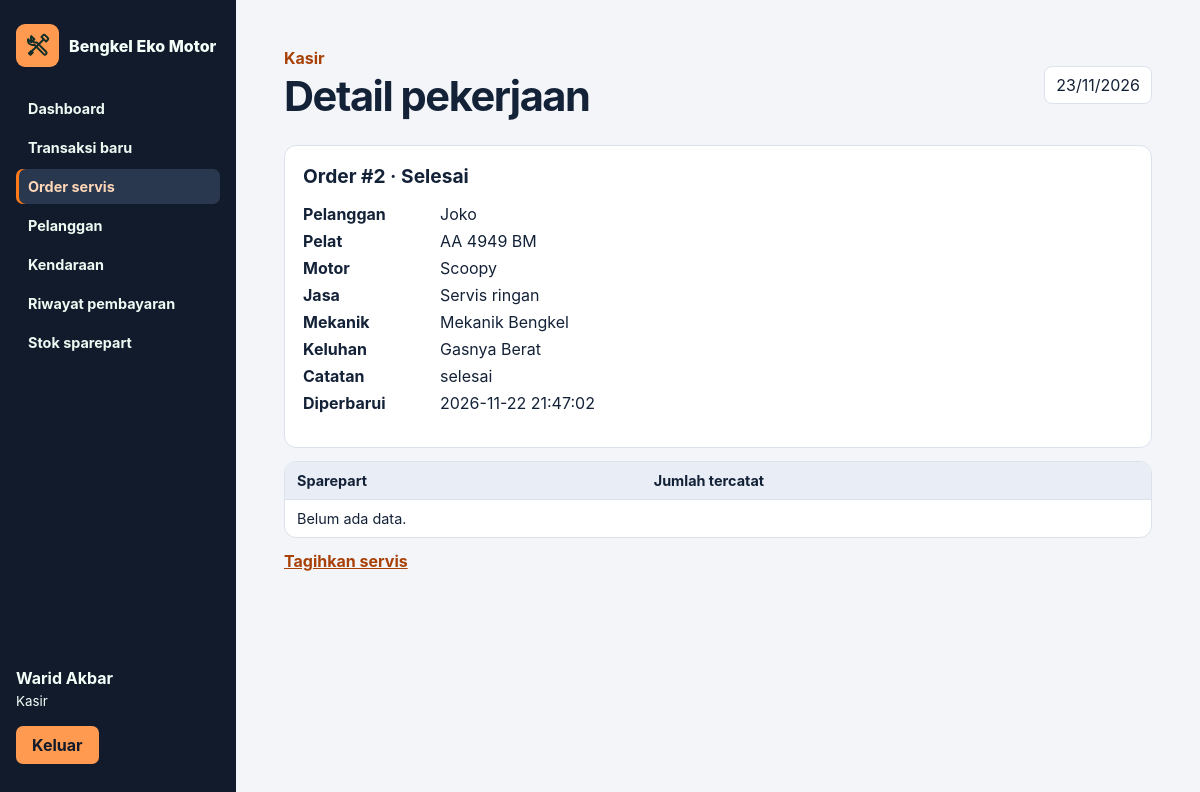
Page /?page=pekerjaan&id=2 (signed in) on the committed database.
### tables this page shows
CREATE TABLE `pengguna` (
  `id_pengguna` int(11) NOT NULL,
  `nama_lengkap` varchar(100) NOT NULL,
  `username` varchar(50) NOT NULL,
  `password_hash` varchar(255) NOT NULL,
  `peran` enum('Pemilik','Kasir','Mekanik') NOT NULL,
  `status_aktif` enum('Aktif','Nonaktif') DEFAULT 'Aktif'
);

CREATE TABLE `servis` (
  `id` int(11) NOT NULL,
  `kendaraan_id` int(11) NOT NULL,
  `mekanik_id` int(11) NOT NULL,
  `jasa_id` int(11) NOT NULL,
  `keluhan` varchar(500) NOT NULL,
  `catatan` varchar(1000) DEFAULT NULL,
  `dibuat` datetime NOT NULL DEFAULT current_timestamp(),
  `diperbarui` datetime NOT NULL DEFAULT current_timestamp() ON UPDATE current_timestamp(),
  `status` enum('Menunggu','Dikerjakan','Selesai') NOT NULL DEFAULT 'Menunggu'
);

CREATE TABLE `pelanggan` (
  `id` int(11) NOT NULL,
  `nama` varchar(100) NOT NULL,
  `telepon` varchar(20) NOT NULL
);

CREATE TABLE `kendaraan` (
  `id` int(11) NOT NULL,
  `pelanggan_id` int(11) NOT NULL,
  `pelat` varchar(20) NOT NULL,
  `model` varchar(100) NOT NULL
);

CREATE TABLE `jasa` (
  `id` int(11) NOT NULL,
  `nama` varchar(100) NOT NULL,
  `tarif` decimal(12,2) NOT NULL CHECK (`tarif` > 0)
);

### routes/web.php (called while the page is built, shortened)
<?php
function route(array|false $user): void
{
    $page = $_GET['page'] ?? 'dashboard';
    $staff = ['Pemilik','Kasir'];
    $owner = ['Pemilik'];
    $all = ['Pemilik','Kasir','Mekanik'];
    $routes = [
        'dashboard'=>['Dashboard',$all,[]],
        'pelanggan'=>['Pelanggan',$staff,['save'=>$staff]],
        'kendaraan'=>['Kendaraan',$staff,['save'=>$staff]],
        'sparepart'=>['Sparepart',$all,['save'=>$owner,'adjust'=>$owner]],
        'jasa'=>['Katalog jasa',$owner,['save'=>$owner]],
        'pemasok'=>['Pemasok',$owner,['save'=>$owner]],
        'pengguna'=>['Pengguna',$owner,['save'=>$owner]],
        'servis'=>['Order servis',$all,['create'=>$staff]],
        'pekerjaan'=>['Detail pekerjaan',$all,['start'=>['Pemilik','Mekanik'],'progress'=>['Pemilik','Mekanik'],'assign'=>$owner]],
        'checkout'=>['Pembayaran baru',$staff,['pay'=>$staff]],
        'penjualan'=>['Riwayat pembayaran',$staff,[]],
        'nota'=>['Nota penjualan',$staff,['cancel'=>$owner]],
        'pembelian'=>['Pembelian dan utang',$owner,['purchase'=>$owner]],
        'detail-beli'=>['Rincian pembelian',$owner,['settle'=>$owner]],
        'laporan'=>['Laporan',$owner,[]],
    ];
    [$title,$roles,$actions] = $routes[$page];
    $id = (int) filter_var($_GET['id'] ?? 0,FILTER_VALIDATE_INT);
    $reference = is_string($_GET['ref'] ?? null) ? $_GET['ref'] : '';
    match ($page) {
        'dashboard'=>showDashboard($user),
        'servis'=>showServices($user),
        'pekerjaan'=>showService(serviceRecord($id,$user),$user),
        'checkout'=>showCheckout(checkoutOrder($user)),
        'penjualan'=>showSales($user),
        'nota'=>showReceipt($reference,$user),
        'pembelian'=>showPurchases(),
        'detail-beli'=>showPurchase($reference),
        'laporan'=>showReports(),
        default=>showMaster($page,$page !== 'sparepart' || $user['peran'] === 'Pemilik'),
    };
    layout($title,$user,$page,(string) ob_get_clean());
}

### public/index.php (called while the page is built, shortened)
<?php
$user = false;
try {
    $user = currentUser();
    route($user);
} catch (Throwable $error) {
    while (ob_get_level() > 0) {
        ob_end_clean();
    }
    if ($error instanceof AccessDenied) {
        http_response_code(403);
        $message = $error->getMessage();
    } elseif ($error instanceof DomainException) {
        http_response_code(422);
        $message = $error->getMessage();
    } elseif ($error instanceof PDOException && $error->getCode() === '23000') {
        http_response_code(409);
        $message = 'Data sudah ada atau rujukan tidak tersedia. Periksa isian dan coba lagi.';
    } else {
        http_response_code(500);
        error_log('Bengkel Eko Motor: ' . get_class($error) . ' (' . $error->getCode() . ')');
        $message = 'Sistem tidak dapat memproses permintaan. Periksa konfigurasi dan koneksi database sesuai README.';
    }
    if (str_contains($_SERVER['HTTP_ACCEPT'] ?? '', 'application/json')) {
        header('Content-Type: application/json; charset=utf-8');
        echo json_encode(['message' => $message], JSON_UNESCAPED_UNICODE);
        exit;
    }
    if ($user) {
        layout('Permintaan tidak berhasil',$user,'','<p role="alert" class="error">' . h($message) . '</p><p>' . linkTo('Kembali ke dashboard','dashboard') . '</p>');
    } else {
        loginPage($message);
    }
}

### app/Models/database.php (called while the page is built, shortened)
<?php
function db(): PDO
{
    static $pdo;
    if (!$pdo) {
        $path = dirname(__DIR__, 2) . '/config/database.local.php';
        $config = require $path;
        $pdo = new PDO($config['dsn'], $config['username'], $config['password'], [
            PDO::ATTR_ERRMODE => PDO::ERRMODE_EXCEPTION,
            PDO::ATTR_EMULATE_PREPARES => false,
            PDO::ATTR_DEFAULT_FETCH_MODE => PDO::FETCH_ASSOC,
        ]);
        $pdo->exec("SET time_zone = '+07:00'");
    }
    return $pdo;
}
function query(string $sql, array $params = []): PDOStatement
{
    $statement = db()->prepare($sql);
    $statement->execute($params);
    return $statement;
}
function row(string $sql, array $params = []): array|false
{
    return query($sql, $params)->fetch();
}

### app/Middleware/security.php (called while the page is built, shortened)
<?php
function currentUser(): array|false
{
    $user = row("SELECT id_pengguna,nama_lengkap,peran FROM pengguna WHERE id_pengguna=? AND status_aktif='Aktif'", [$_SESSION['user']]);
    return $user;
}

### app/Controllers/workshop.php (the view, shortened to what this page needs)
<?php
function serviceRecord(int $id, array $user, bool $lock = false): array
{
    $own = $user['peran'] === 'Mekanik';
    $where = $own ? ' AND s.mekanik_id=?' : '';
    $record = row("SELECT s.*,k.pelat,k.model,p.nama AS pelanggan,j.nama AS jasa,j.tarif,u.nama_lengkap AS mekanik
        FROM servis s JOIN kendaraan k ON k.id=s.kendaraan_id JOIN pelanggan p ON p.id=k.pelanggan_id
        JOIN jasa j ON j.id=s.jasa_id JOIN pengguna u ON u.id_pengguna=s.mekanik_id
        WHERE s.id=?$where" . ($lock ? ' FOR UPDATE' : ''),$own ? [$id,$user['id_pengguna']] : [$id]);
    return $record;
}
function showService(array $record, array $user): void
{
    $id = (int) $record['id'];
    echo '<div class="panel"><h2>Order #' . $id . ' · ' . h($record['status']) . '</h2><dl>';
    foreach (['pelanggan'=>'Pelanggan','pelat'=>'Pelat','model'=>'Motor','jasa'=>'Jasa','mekanik'=>'Mekanik','keluhan'=>'Keluhan','catatan'=>'Catatan','diperbarui'=>'Diperbarui'] as $key=>$label) {
        echo '<dt>' . h($label) . '</dt><dd>' . h($record[$key] ?? '—') . '</dd>';
    }
    echo '</dl></div>';
    if ($user['peran'] !== 'Mekanik' && $record['status'] === 'Selesai') {
        $sale = row('SELECT no_transaksi,id_pengguna,status FROM penjualan WHERE servis_id=?',[$id]);
        if (!$sale) {
            echo linkTo('Tagihkan servis','checkout',['servis'=>$id]);
        } elseif ($user['peran'] === 'Pemilik' || (int)$sale['id_pengguna'] === (int)$user['id_pengguna']) {
            echo linkTo('Buka nota · ' . $sale['status'],'nota',['ref'=>$sale['no_transaksi']]);
        } else {
            echo '<p>Servis sudah memiliki nota.</p>';
        }
    }
}

### app/Views/layout.php (shortened to what this page needs)
<?php
function workshopBrand(): string
{
    return '<div class="brand"><span><img src="assets/icons/workshop.svg" width="25" height="25" alt=""></span> Bengkel Eko Motor</div>';
}
function documentStart(string $title): void
{
    $assetRoot = dirname(__DIR__, 2) . '/public/assets/';
    $cssVersion = filemtime($assetRoot . 'css/app.css');
    $jsVersion = filemtime($assetRoot . 'js/app.js');
    echo '<!doctype html><html lang="id"><head><meta charset="utf-8"><meta name="viewport" content="width=device-width, initial-scale=1">'
        . '<title>' . h($title) . ' • Bengkel Eko Motor</title>'
        . '<link rel="icon" type="image/svg+xml" href="assets/icons/workshop.svg?v=1">'
        . '<link rel="stylesheet" href="assets/css/app.css?v=' . h($cssVersion) . '"><script src="assets/js/app.js?v=' . h($jsVersion) . '" defer></script></head><body>';
}
function layout(string $title, array $user, string $page, string $content): void
{
    [$role,$menus] = match ($user['peran']) {
        'Pemilik'=>['Owner',['dashboard'=>'Dashboard','pelanggan'=>'Pelanggan','kendaraan'=>'Kendaraan','servis'=>'Order servis','jasa'=>'Katalog jasa',
            'checkout'=>'Transaksi baru','penjualan'=>'Riwayat pembayaran','sparepart'=>'Stok sparepart','pemasok'=>'Pemasok','pembelian'=>'Pembelian & utang','laporan'=>'Laporan','pengguna'=>'Pengguna']],
        'Kasir'=>['Kasir',['dashboard'=>'Dashboard','checkout'=>'Transaksi baru','servis'=>'Order servis','pelanggan'=>'Pelanggan','kendaraan'=>'Kendaraan',
            'penjualan'=>'Riwayat pembayaran','sparepart'=>'Stok sparepart']],
        default=>['Mekanik',['dashboard'=>'Dashboard','servis'=>'Pekerjaan saya','sparepart'=>'Ketersediaan sparepart']],
    };
    $pageMenu = ['pekerjaan'=>'servis','nota'=>'penjualan','detail-beli'=>'pembelian'][$page] ?? $page;
    documentStart($title);
    echo '<div class="app"><aside>' . workshopBrand() . '<nav aria-label="Menu utama">';
    foreach ($menus as $key=>$label) {
        echo '<a href="' . h(url($key)) . '"' . ($pageMenu === $key ? ' aria-current="page"' : '') . '>' . h($label) . '</a>';
    }
    echo '</nav><div class="account"><strong>' . h($user['nama_lengkap']) . '</strong><small>' . h($role) . '</small><form method="post" action="' . h(url('logout')) . '">';
    echo '</div></aside><main class="workspace"><header><div><p class="role">' . h($role) . '</p><h1>' . h($title) . '</h1></div>'
        . '<span class="date">' . h(date('d/m/Y')) . '</span></header>';
    echo $content . '</main></div></body></html>';
}

### public/assets/css/app.css (style rules this page uses)
:root { color-scheme: light; font-family: Inter, system-ui, sans-serif; color: #142238; background: #f3f5f9; --ink: #111b2b; --link: #a84108; --line: #dbe2ec; }
* { box-sizing: border-box; }
body { margin: 0; }
a { color: var(--link); font-weight: 650; }
.app { display: grid; grid-template-columns: 236px minmax(0,1fr); min-height: 100vh; }
aside { background: var(--ink); color: #f4fff9; padding: 24px 16px; display: flex; flex-direction: column; gap: 24px; }
.brand { display: flex; gap: 10px; align-items: center; font-weight: 800; }
.brand span { background: #ff9a50; color: var(--ink); padding: 9px; border-radius: 9px; }
nav { display: grid; gap: 4px; }
nav a { color: #edf9f2; text-decoration: none; padding: 9px 12px; border-radius: 7px; font-size: .9rem; }
nav a:hover, nav a[aria-current] { background: #29384e; }
.account { margin-top: auto; display: grid; gap: 5px; }
.workspace { padding: clamp(16px,4vw,48px); min-width: 0; }
header { display: flex; justify-content: space-between; align-items: center; gap: 12px; margin-bottom: 24px; }
h1 { margin: 3px 0 0; letter-spacing: -.035em; font-size: clamp(1.65rem,4vw,2.6rem); }
h2 { font-size: 1.2rem; }
.role { margin: 0; color: var(--link); font-weight: 750; }
.date { padding: 8px 11px; background: #fff; border: 1px solid var(--line); border-radius: 8px; }
.card, .panel, .scroll { background: #fff; border: 1px solid var(--line); border-radius: 12px; }
.card,.panel { padding: 18px; }
.panel, .scroll { margin: 13px 0; }
.panel h2 { margin-top: 0; }
form { margin: 12px 0; }
dl { display: grid; grid-template-columns: 130px 1fr; gap: 7px; }
dt { font-weight: 700; }
dd { margin: 0; overflow-wrap: anywhere; }
.brand span { display: grid; place-items: center; line-height: 1; }
nav a[aria-current] { box-shadow: inset 3px 0 #ff7a1a; color: #ffd7b8; }
.workspace header .role { color: #a84108; }
.brand span { flex: none; }

### rows in the picture
pengguna: nama_lengkap "Warid Akbar"
servis: id "2", status "Selesai", pelanggan.nama "Joko", kendaraan.pelat "AA 4949 BM", kendaraan.model "Scoopy", jasa.nama "Servis ringan", mekanik.nama_lengkap "Mekanik Bengkel", keluhan "Gasnya Berat", catatan "selesai", diperbarui "2026-11-22 21:47:02"

### other values in the picture
$label "Dashboard"
$label "Transaksi baru"
$label "Order servis"
$label "Pelanggan"
$label "Kendaraan"
$label "Riwayat pembayaran"
$label "Stok sparepart"
$role "Kasir"
$label "Keluar"
$title "Detail pekerjaan"
$label "Pelat"
$label "Motor"
$label "Jasa"
$label "Mekanik"
$label "Keluhan"
